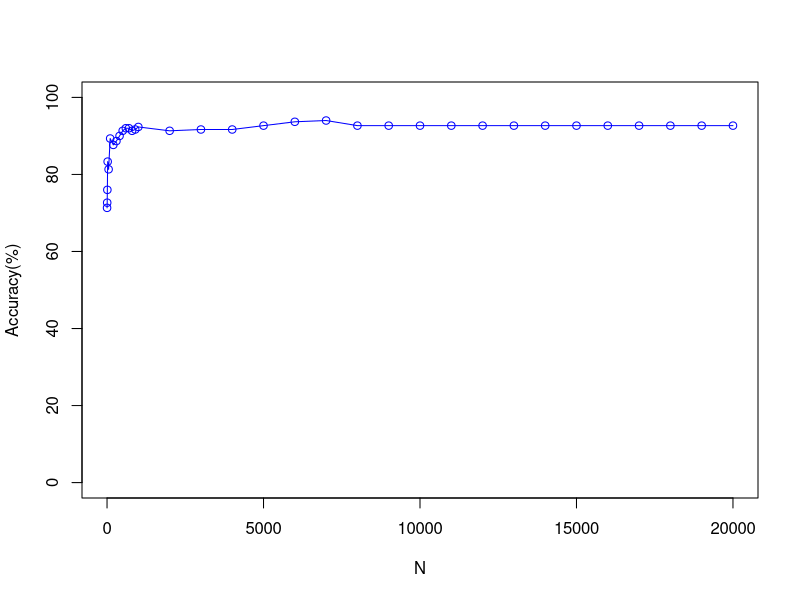

The R source for this figure:
# Author : G Asish Kumar*/
# Description: Plot that shows the comparison of Accuracy vs No of Top features Selected for 
# 			   S2Noise and With out Normalisation of the features 

 x <- c(1, 5, 10, 20, 50, 100, 200, 300, 400, 500, 600, 700, 800, 900, 1000, 2000, 3000, 4000, 5000, 6000, 7000, 8000, 9000, 10000, 11000, 12000, 13000, 14000, 15000, 16000, 17000, 18000, 19000, 20000)
 y <- c(71.33,72.67,76.00,83.33,81.33,89.33,87.67,88.67,90.00,91.33,92.00,92.00,91.33,91.67,92.33,91.33,91.67,91.67,92.67,93.67,94.00,92.67,92.67,92.67,92.67,92.67,92.67,92.67,92.67,92.67,92.67,92.67,92.67,92.67)
 plot(x, y, type='o', pch=1, col="blue", xlab="N", ylab="Accuracy(%)", ylim=c(0, 100), xlim=c(0,20000))